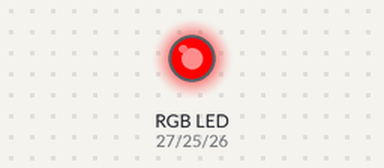
Simulated run of this program. Board: ESP32 board running MicroPython. On the bench: an RGB LED mixed from three pins (HIGH = lit).

Above: at 0.5 s.
At 2.5 s:
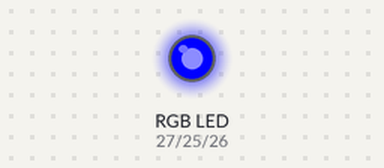
At 3.5 s:
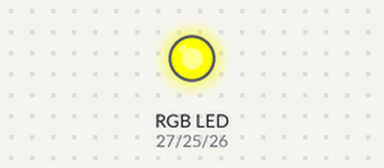
At 4.5 s:
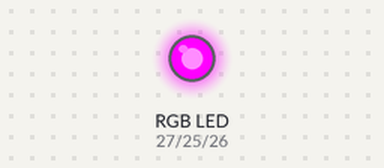
At 6.5 s:
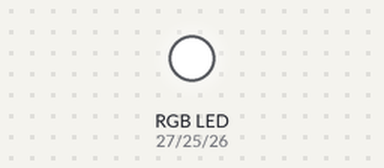
At 8.5 s:
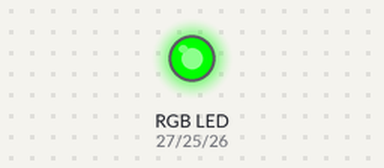
Timing chart, 0 to 9.1 s (numbered marks = the images above):
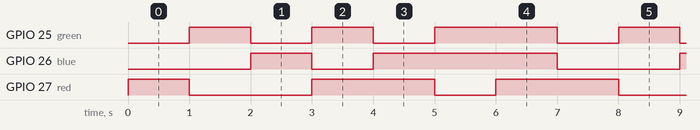

Measured:
- by itself, GPIO 25 (green): repeats every 7.0 s: LOW 1.0 s, HIGH 1.0 s, LOW 1.0 s, HIGH 2.0 s, LOW 1.0 s, HIGH 1.0 s
- by itself, GPIO 26 (blue): repeats every 7.0 s: LOW 1.0 s, HIGH 3.0 s, LOW 2.0 s, HIGH 1.0 s
- by itself, GPIO 27 (red): repeats every 7.0 s: LOW 2.0 s, HIGH 2.0 s, LOW 1.0 s, HIGH 2.0 s

The program:

step1_rgb_colors.py
```python
from machine import Pin, PWM
import time

red = PWM(Pin(27))  # 세 핀을 모두 PWM으로 (빨강 27, 초록 25, 파랑 26)
green = PWM(Pin(25))
blue = PWM(Pin(26))
red.freq(1000)
green.freq(1000)
blue.freq(1000)


def set_color(r, g, b):
    red.duty(r * 1023 // 255)
    green.duty(g * 1023 // 255)
    blue.duty(b * 1023 // 255)


while True:
    set_color(255, 0, 0)  # 빨강
    time.sleep(1)
    set_color(0, 255, 0)  # 초록
    time.sleep(1)
    set_color(0, 0, 255)  # 파랑
    time.sleep(1)
    set_color(255, 255, 0)  # 노랑
    time.sleep(1)
    set_color(255, 0, 255)  # 보라
    time.sleep(1)
    set_color(0, 255, 255)  # 하늘
    time.sleep(1)
    set_color(255, 255, 255)  # 흰색
    time.sleep(1)
```
